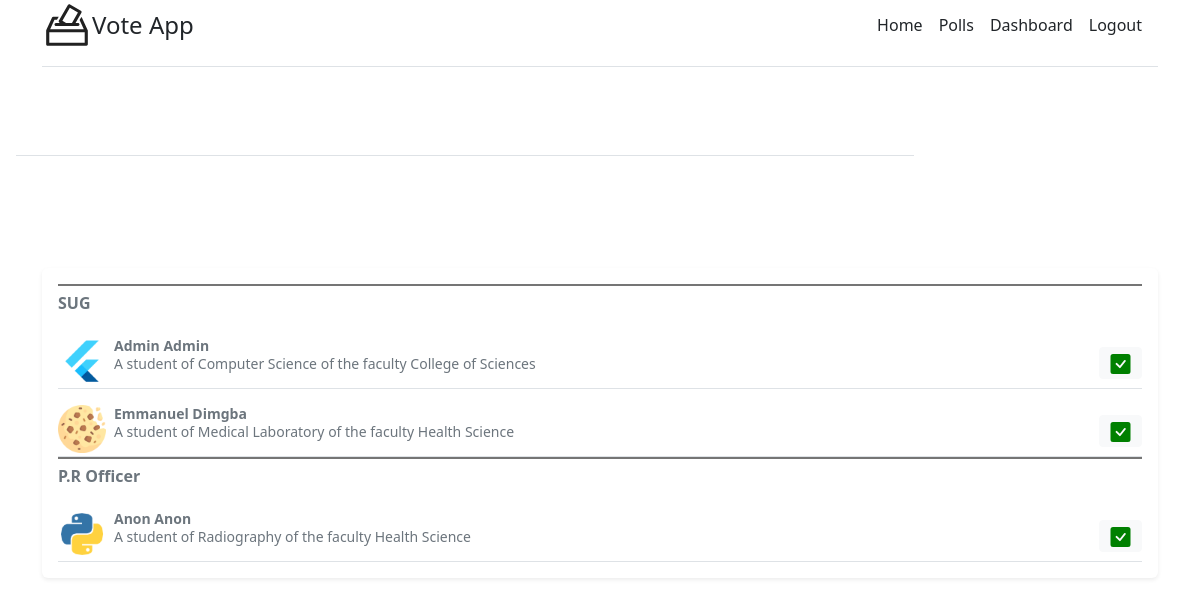
The app's page /elect/ (signed in) with its own data.
### voteapp/models.py (models this page shows, shortened)
class Candidate(models.Model):
    candidate_name = models.ForeignKey(settings.AUTH_USER_MODEL, null=True, blank=True, on_delete=models.CASCADE)
    display_image = models.ImageField(upload_to="candidates/", blank=True)
    role = models.ForeignKey(Role, on_delete=models.CASCADE)
    bio = models.ForeignKey(UserBio, on_delete=models.CASCADE)
    added = models.DateTimeField(default=now)

### appauth/models.py (models this page shows, shortened)
class User(AbstractBaseUser):
    objects = UserManager()
    email = models.EmailField(verbose_name='email address', max_length=255,unique=True)
    reg_no = models.CharField(unique=True, max_length=255, blank=False, default='', verbose_name='reg_no')
    first_name = models.CharField(max_length=255, blank=False, default='', verbose_name='first name')
    last_name = models.CharField(max_length=255, blank=False, default='', verbose_name='last name')
    created = models.DateTimeField(default=now)
    active = models.BooleanField(default=True)
    staff = models.BooleanField(default=False)
    admin = models.BooleanField(default=False)
    USERNAME_FIELD = 'reg_no'
    REQUIRED_FIELDS = ['email', 'first_name', 'last_name']
    def __str__(self):  # __unicode__ on Python 2
        full_name = '%s %s'%(self.first_name, self.last_name)
        return str(full_name)
    @property
    def is_admin(self):
        return self.admin
    @property
    def is_active(self):
        return self.active

class UserBio(models.Model):
    user = models.ForeignKey(settings.AUTH_USER_MODEL, null=True, blank=True, on_delete=models.CASCADE)
    tel = models.CharField(default='', null=True, blank=True, max_length=11)
    department = models.CharField(max_length=255, blank=False, default='', verbose_name='department')
    faculty = models.ForeignKey(Faculty, on_delete=models.CASCADE)
    code = models.CharField(default='', blank=True, max_length=9)
    qrcode = models.ImageField(upload_to='user_QRC_auth/', blank=True)
    created = models.DateTimeField(auto_now_add=True, editable=True)
    updated = models.DateTimeField(auto_now=True)

class Faculty(models.Model):
    faculty_name = models.CharField(max_length=255, blank=False, default='', verbose_name='faculty')
    def __str__(self):
        return str(self.faculty_name)

### voteapp/views.py (the view)
# urls.py: path('elect/', views.electoraltable, name="elect"),
@login_required(login_url='login')
def electoraltable(request):
    query_candidates = Candidate.objects.all()
    context = {
        'candidates':query_candidates
    }
    return render(request, 'index/electoraltable.html', context)

### voteapp/models.py (called while the page is built)
    def __str__(self):
        return str(self.role)

### templates/index/electoraltable.html (shortened to what this page needs)
{%extends 'base.html' %}
      {%block contents%}
      <div class="container-sm">
        <div class="my-3 p-3 bg-body rounded shadow-sm" id="vote-card">
            {%for data in candidates%}
            <div class="d-flex justify-content-between align-items-center text-muted pt-3 border-bottom w-100">
                <div class="d-flex">
                    <img src="{{data.display_image.url}}" alt="" class="bd-placeholder-img flex-shrink-0 me-2 rounded" style="height: 3rem; object-fit: fill;">
                    <p class="pb-3 mb-0 small lh-sm">
                      <strong class="d-block text-gray-dark">{{data.candidate_name}}</strong>
                      A student of {{data.bio.department}} of the faculty {{data.bio.faculty}}
                    </p>
                </div>
              <div class="">
                <button class="btn btn-sm btn-light px-2 flex-shrink-0 get_folder" type="button" id="vote{{data.id}}" data-ID="{{data.role_id}}" data-role="{{data.role}}" onclick="getVoteClick(`{{data.id}}`, `{{data.role}}`)">
                </button>
                </div>
            </div>
            {%endfor%}
          </div>
      </div>
      {%endblock contents%}

### templates/base.html (shortened to what this page needs)
<!DOCTYPE html>
{%load static%}
<html lang="en">
  <head>
    <link
      href="https://cdn.jsdelivr.net/npm/bootstrap-icons@1.5.0/font/bootstrap-icons.css"
      rel="stylesheet"
    />
    <link
      rel="stylesheet"
      href="https://cdnjs.cloudflare.com/ajax/libs/bootstrap/5.2.3/css/bootstrap.min.css"
    />
  </head>
  <body>
    <div class="container">
      <div class="d-flex flex-column flex-md-row align-items-center pb-3 mb-4 border-bottom">
        <a
        href="/"
        class="d-flex align-items-center text-dark text-decoration-none"
      >
        <span class="fs-4">Vote App</span>
      </a>
        <nav class="d-inline-flex mt-2 mt-md-0 ms-md-auto">
          <a class="me-3 py-2 text-dark text-decoration-none" href="/">Home</a>
          <a class="me-3 py-2 text-dark text-decoration-none" href="{%url 'elect' %}">Polls</a>
          {%if request.user.is_admin%}
          <a class="me-3 py-2 text-dark text-decoration-none" href="{%url 'dashboard' %}">Dashboard</a>
          {%endif%}
          {%if request.user.is_authenticated%}
          <a class="me-3 py-2 text-dark text-decoration-none" href="{%url 'logout' %}">Logout</a>
          {%else%}
          <a class="me-3 py-2 text-dark text-decoration-none" href="{%url 'login' %}">Login</a>
          {%endif%}
        </nav>
      </div>
    </div>
    <div class="container-sm row gx">
      <div class="col-lg-10 mx-auto p-3 py-md-5">
        <header class="d-flex align-items-center pb-3 mb-5 border-bottom">
        </header>
      </div>
      <div class="col-lg-2 mx-auto p-3 py-md-5 d-none d-lg-block"></div>
    </div>
    {%block contents%} {%endblock contents%}
  </body>
</html>

### records on screen
Candidate: display_image (picture), candidate_name "Admin Admin", bio.department "Computer Science", bio.faculty "College of Sciences"
Candidate: display_image (picture), candidate_name "Anon Anon", bio.department "Radiography", bio.faculty "Health Science"
Candidate: display_image (picture), candidate_name "Emmanuel Dimgba", bio.department "Medical Laboratory", bio.faculty "Health Science"
